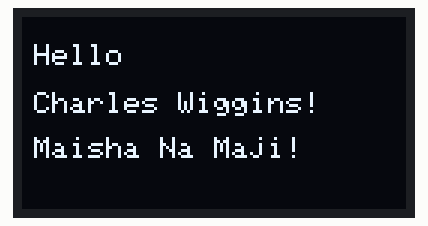
Bench run of a sketch on a simulated Arduboy, built with avr-gcc and run on an emulated ATmega32U4. Parts: 128×64 one-colour display.

Above: at 0.1 s.

The sketch:

HelloWorld_maisha.ino
```cpp
// (licence header left out)
#include <Arduboy2.h>

// make an instance of arduboy used for many functions
Arduboy2 arduboy;


// This function runs once in your game.
// use it for anything that needs to be set only once in your game.
void setup() {
  // initiate arduboy instance
  arduboy.begin();

  // here we set the framerate to 15, we do not need to run at
  // default 60 and it saves us battery life
  arduboy.setFrameRate(15);
}


// our main game loop, this runs once every cycle/frame.
// this is where our game logic goes.
void loop() {
  // pause render until it's time for the next frame
  if (!(arduboy.nextFrame()))
    return;

  // first we clear our screen to black
  arduboy.clear();

  // we set our cursor 5 pixels to the right and 10 down from the top
  // (positions start at 0, 0)
  arduboy.setCursor(4, 9);

  // then we print to screen what is in the Quotation marks ""
  arduboy.print(F("Hello"));
  arduboy.setCursor(4, 25);
  arduboy.print(F("Charles Wiggins!"));

  arduboy.setCursor(4, 40);

  //arduboy.print(F("Karibu"));
  //arduboy.setCursor(4, 60);
  arduboy.print(F("Maisha Na Maji!"));

  // then we finaly we tell the arduboy to display what we just wrote to the display
  arduboy.display();
}
```
